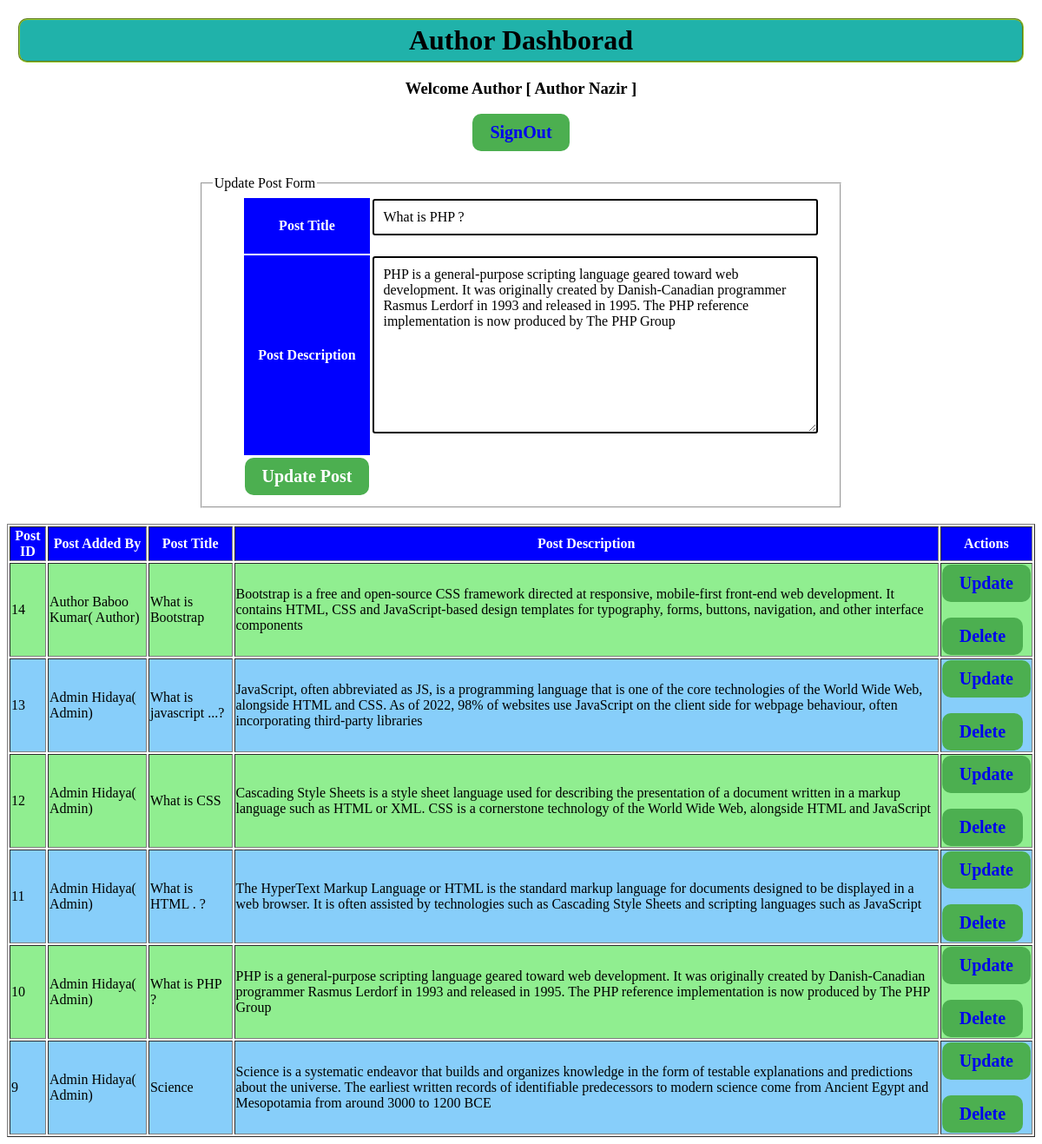
The app's page /author/index.php?post_id=10 (signed in) with its own data.
### tables this page shows
CREATE TABLE `posts` (
  `post_id` int(11) NOT NULL AUTO_INCREMENT,
  `added_by_user_role_id` int(11) DEFAULT NULL,
  `post_title` text DEFAULT NULL,
  `post_description` longtext DEFAULT NULL,
  `is_active` enum('Active','Inactive') DEFAULT 'Active',
  PRIMARY KEY (`post_id`),
  KEY `author_user_role_id` (`added_by_user_role_id`),
  CONSTRAINT `posts_ibfk_1` FOREIGN KEY (`added_by_user_role_id`) REFERENCES `user_role` (`user_role_id`) ON DELETE CASCADE ON UPDATE CASCADE
);

CREATE TABLE `users` (
  `user_id` int(11) NOT NULL AUTO_INCREMENT,
  `full_name` varchar(100) DEFAULT NULL,
  `gender` enum('Female','Male') DEFAULT 'Male',
  `user_email` varchar(100) DEFAULT NULL,
  `user_password` text DEFAULT NULL,
  `is_active` enum('Active','Inactive') DEFAULT 'Active',
  PRIMARY KEY (`user_id`)
);

CREATE TABLE `roles` (
  `role_id` int(11) NOT NULL AUTO_INCREMENT,
  `role_type` varchar(100) DEFAULT NULL,
  PRIMARY KEY (`role_id`)
);

### author/index.php (the view, shortened to what this page needs)
<!DOCTYPE html>
<html>
<head>
</head>
<body>
	<?php
	require_once 'manage_posts.php';
	$posts = getAllPosts();
	?>
	<center>
		<div id="header">
			<h1>Author Dashborad</h1>
			<h3>Welcome Author [
				<?php
				echo $_SESSION['user']['full_name'];
				?>
				]</h3>
			<button><a style="text-decoration:none" href="../logout_users.php">SignOut</a></button>
		</div>
		<?php
		if (isset($_GET['post_id'])) {
			EditFormPost("post_process.php", "POST", $_GET['post_id']);
		} else {
			AddFormPost("post_process.php", "POST");
		}
		?>
		<table id="post" border="1" width="100%">
			<tr>
				<th>Post ID</th>
				<th>Post Added By</th>
				<th>Post Title</th>
				<th>Post Description</th>
				<th>Actions</th>
			</tr>
			<?php
			if ($posts->num_rows > 0) {
				while ($post = mysqli_fetch_assoc($posts)) {
			?>
					<tr>
						<td>
							<?php echo $post['post_id']; ?>
						</td>
						<td>
							<?php
							echo getUserFullNameByUserRoleId($post['added_by_user_role_id']);
							?>
						</td>
						<td>
							<?php echo $post['post_title']; ?>
						</td>
						<td>
							<?php echo $post['post_description']; ?>
						</td>
						<td>
							<button><a style="text-decoration: none;" href="index.php?post_id=<?php echo $post['post_id']; ?>">
									Update
								</a></button>
							<br> <br>
							<button><a style="text-decoration: none;" href="javascript:void(0)" post_id="<?php echo $post['post_id']; ?>" onclick="deletePost(this)">
									Delete
								</a></button>
						</td>
					</tr>
				<?php
				}
			}
			?>
		</table>
	</center>
</body>
</html>

### author/manage_posts.php (shortened to what this page needs)
<?php
require_once '../require/connection.php';
function getAllPosts()
{
    global $connection;
    $query = "SELECT * FROM posts ORDER BY `posts`.`post_id` DESC";
    $res = mysqli_query($connection, $query);
    return $res;
}
function getUserFullNameByUserRoleId($user_role_id)
{
    global $connection;
    $query = "SELECT `roles`.`role_type`, `users`.`full_name` FROM `users`
		INNER JOIN `user_role` ON `users`.`user_id` = `user_role`.`user_id`
		INNER JOIN `roles` ON `user_role`.`role_id` = `roles`.`role_id`
		WHERE `user_role`.`user_role_id` = $user_role_id";
    $res = mysqli_query($connection, $query);
    $data = mysqli_fetch_assoc($res);
    return $data['full_name'] . "( " . $data['role_type'] . ")";
}
?>
<?php
function getPostByPostId($post_id)
{
    global $connection;
    $query = "SELECT * FROM `posts` WHERE `posts`.`post_id` = $post_id";
    $res = mysqli_query($connection, $query);
    $data = mysqli_fetch_assoc($res);
    return $data;
}
function EditFormPost($action = "", $method = "GET", $post_id)
{
    $data = getPostByPostId($post_id);
?>
    <br />
    <fieldset style="width: 60%">
        <legend>Update Post Form</legend>
        <form action="<?php echo $action; ?>" method="<?php echo $method; ?>">
            <table>
                <tr>
                    <th>Post Title</th>
                    <td>
                        <input type="text" name="post_title" required value="<?php echo $data['post_title']; ?>">
                    </td>
                </tr>
                <tr>
                    <th>Post Description</th>
                    <td>
                        <textarea cols="50" rows="10" name="post_desc" required><?php echo $data['post_description']; ?></textarea>
                    </td>
                </tr>
                <tr>
                    <td align="center">
                        <input style=" background-color: #4CAF50;
			color: white;
			padding: 10px 20px;
			border: none;
			border-radius: 3px;
			font-size: 20px;
			cursor: pointer;
			border-radius: 10px;
			font-weight: bold; " type="submit" name="update_post" value="Update Post">
                    </td>
                </tr>
            </table>
        </form>
    </fieldset>
    <br />
<?php
}
?>

### author/index.php (style rules this page uses)
#header { padding: 10px; height: auto; text-align: center; }
table tr th { background-color: blue; color: white; }
button { background-color: #4CAF50; color: white; padding: 10px 20px; border: none; border-radius: 3px; font-size: 20px; cursor: pointer; border-radius: 10px; font-weight: bold; }
input[type="text"], textarea { width: 100%; padding: 10px; margin-bottom: 20px; border: 2px solid black; border-radius: 3px; font-size: 16px; }
* { font-family: serif; }
h1 { font-family: cursive; background-color: lightseagreen; border-radius: 10px; border: 2px groove yellowgreen; padding: 5px; margin: 3px; }
#post tr:nth-child(even) { background-color: lightgreen; }
#post tr:nth-child(odd) { background-color: lightskyblue; }

### records on screen
posts: post_title "What is PHP ?", post_desc "PHP is a general-purpose scripting language geared toward web development. It was originally created by Danish-Canadian programmer Rasmus Lerdorf in 1993 and released in 1995. The PHP reference implementation is now produced by The PHP Group", post_id "10", added_by_user_role.role_type "Admin Hidaya( Admin)", post_description "PHP is a general-purpose scripting language geared toward web development. It was originally created by Danish-Canadian programmer Rasmus Lerdorf in 1993 and released in 1995. The PHP reference implementation is now produced by The PHP Group"
posts: post_id "14", added_by_user_role.role_type "Author Baboo Kumar( Author)", post_title "What is Bootstrap", post_description "Bootstrap is a free and open-source CSS framework directed at responsive, mobile-first front-end web development. It contains HTML, CSS and JavaScript-based design templates for typography, forms, buttons, navigation, and other interface components"
posts: post_id "13", added_by_user_role.role_type "Admin Hidaya( Admin)", post_title "What is javascript ...?", post_description "JavaScript, often abbreviated as JS, is a programming language that is one of the core technologies of the World Wide Web, alongside HTML and CSS. As of 2022, 98% of websites use JavaScript on the client side for webpage behaviour, often incorporating third-party libraries"
posts: post_id "12", added_by_user_role.role_type "Admin Hidaya( Admin)", post_title "What is CSS", post_description "Cascading Style Sheets is a style sheet language used for describing the presentation of a document written in a markup language such as HTML or XML. CSS is a cornerstone technology of the World Wide Web, alongside HTML and JavaScript"
posts: post_id "11", added_by_user_role.role_type "Admin Hidaya( Admin)", post_title "What is HTML . ?", post_description "The HyperText Markup Language or HTML is the standard markup language for documents designed to be displayed in a web browser. It is often assisted by technologies such as Cascading Style Sheets and scripting languages such as JavaScript"
posts: post_id "9", added_by_user_role.role_type "Admin Hidaya( Admin)", post_title "Science", post_description "Science is a systematic endeavor that builds and organizes knowledge in the form of testable explanations and predictions about the universe. The earliest written records of identifiable predecessors to modern science come from Ancient Egypt and Mesopotamia from around 3000 to 1200 BCE"

### other values on screen
$_SESSION['user']['full_name'] "Author Nazir"
